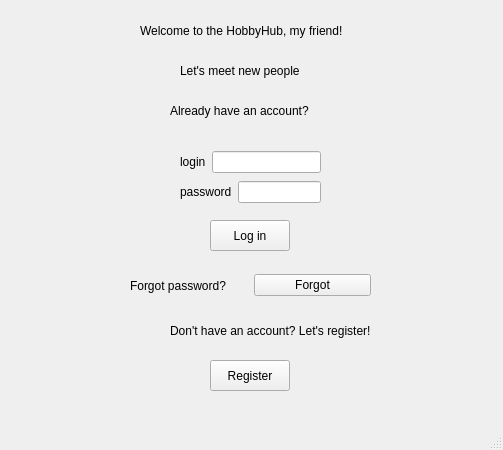
<?xml version="1.0" encoding="UTF-8"?>
<ui version="4.0">
 <class>GreetingPage</class>
 <widget class="QMainWindow" name="GreetingPage">
  <property name="geometry">
   <rect>
    <x>0</x>
    <y>0</y>
    <width>503</width>
    <height>450</height>
   </rect>
  </property>
  <property name="windowTitle">
   <string>GreetingPage</string>
  </property>
  <widget class="QWidget" name="centralwidget">
   <widget class="QLabel" name="CheckAccount">
    <property name="geometry">
     <rect>
      <x>170</x>
      <y>100</y>
      <width>191</width>
      <height>21</height>
     </rect>
    </property>
    <property name="text">
     <string>Already have an account?</string>
    </property>
   </widget>
   <widget class="QLabel" name="Label">
    <property name="geometry">
     <rect>
      <x>180</x>
      <y>60</y>
      <width>181</width>
      <height>21</height>
     </rect>
    </property>
    <property name="text">
     <string>Let's meet new people</string>
    </property>
   </widget>
   <widget class="QPushButton" name="BtnRegister">
    <property name="geometry">
     <rect>
      <x>210</x>
      <y>360</y>
      <width>80</width>
      <height>31</height>
     </rect>
    </property>
    <property name="text">
     <string>Register</string>
    </property>
   </widget>
   <widget class="QWidget" name="layoutWidget">
    <property name="geometry">
     <rect>
      <x>180</x>
      <y>150</y>
      <width>141</width>
      <height>24</height>
     </rect>
    </property>
    <layout class="QHBoxLayout" name="horizontalLayout_5">
     <item>
      <widget class="QLabel" name="Login">
       <property name="text">
        <string>login</string>
       </property>
      </widget>
     </item>
     <item>
      <widget class="QLineEdit" name="login"/>
     </item>
    </layout>
   </widget>
   <widget class="QLabel" name="RegLabel">
    <property name="geometry">
     <rect>
      <x>170</x>
      <y>320</y>
      <width>291</width>
      <height>21</height>
     </rect>
    </property>
    <property name="text">
     <string>Don't have an account? Let's register!</string>
    </property>
   </widget>
   <widget class="QPushButton" name="BtnLogIn">
    <property name="geometry">
     <rect>
      <x>210</x>
      <y>220</y>
      <width>80</width>
      <height>31</height>
     </rect>
    </property>
    <property name="text">
     <string>Log in</string>
    </property>
   </widget>
   <widget class="QLabel" name="Greeting">
    <property name="geometry">
     <rect>
      <x>140</x>
      <y>20</y>
      <width>321</width>
      <height>21</height>
     </rect>
    </property>
    <property name="text">
     <string>Welcome to the HobbyHub, my friend!</string>
    </property>
   </widget>
   <widget class="QWidget" name="layoutWidget_2">
    <property name="geometry">
     <rect>
      <x>180</x>
      <y>180</y>
      <width>141</width>
      <height>24</height>
     </rect>
    </property>
    <layout class="QHBoxLayout" name="horizontalLayout_6">
     <item>
      <widget class="QLabel" name="Password">
       <property name="text">
        <string>password</string>
       </property>
      </widget>
     </item>
     <item>
      <widget class="QLineEdit" name="password"/>
     </item>
    </layout>
   </widget>
   <widget class="QWidget" name="">
    <property name="geometry">
     <rect>
      <x>130</x>
      <y>270</y>
      <width>241</width>
      <height>31</height>
     </rect>
    </property>
    <layout class="QHBoxLayout" name="horizontalLayout">
     <item>
      <widget class="QLabel" name="forgotlabel">
       <property name="text">
        <string>Forgot password?</string>
       </property>
      </widget>
     </item>
     <item>
      <widget class="QPushButton" name="BtnForgottenPass">
       <property name="text">
        <string>Forgot</string>
       </property>
      </widget>
     </item>
    </layout>
   </widget>
   <zorder>CheckAccount</zorder>
   <zorder>Label</zorder>
   <zorder>layoutWidget</zorder>
   <zorder>RegLabel</zorder>
   <zorder>BtnLogIn</zorder>
   <zorder>Greeting</zorder>
   <zorder>layoutWidget_2</zorder>
   <zorder>BtnRegister</zorder>
   <zorder>forgotlabel</zorder>
   <zorder>BtnForgottenPass</zorder>
  </widget>
  <widget class="QMenuBar" name="menubar">
   <property name="geometry">
    <rect>
     <x>0</x>
     <y>0</y>
     <width>503</width>
     <height>21</height>
    </rect>
   </property>
  </widget>
  <widget class="QStatusBar" name="statusbar"/>
 </widget>
 <resources/>
 <connections/>
</ui>
